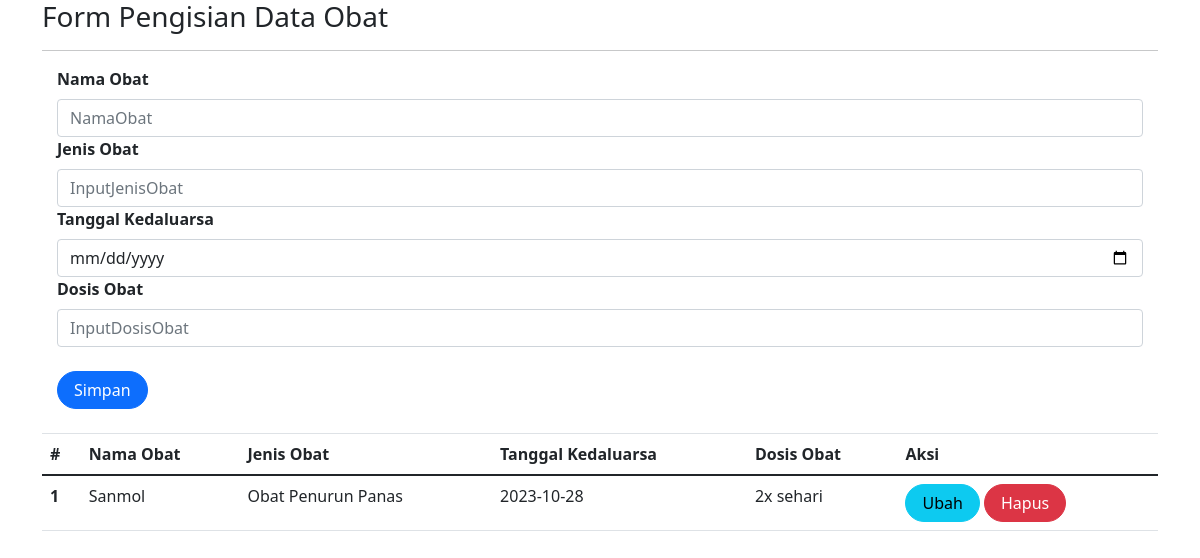
/obat.php, run on the app's committed database.
### tables this page shows
CREATE TABLE `obat` (
  `id` int(10) NOT NULL,
  `nama_obat` varchar(50) DEFAULT NULL,
  `jenis_obat` varchar(50) DEFAULT NULL,
  `tanggal_kedaluarsa` date DEFAULT NULL,
  `dosis_obat` varchar(50) DEFAULT NULL
);

### obat.php (the view, shortened to what this page needs)
<?php
include_once("koneksi.php");
?>
<!DOCTYPE html>
<html lang="en">
<head>
    <link rel="stylesheet" href="assets/css/bootstrap.css">
    <link rel='stylesheet' href='styleku.css'>
    <link href="https://cdn.jsdelivr.net/npm/bootstrap@5.0.2/dist/css/bootstrap.min.css"
    rel="stylesheet"
>
</head>
<body>
<div class="container">
<h3>
</h3>
<hr>
<form class="form" method="POST" action="" name="myForm" onsubmit="return(validate());">
    <?php
    $nama_obat = '';
    $jenis_obat ='';
    $tanggal_kedaluarsa = '';
    $dosis_obat = '';
    ?>
    <div class="col">
        <label for="inputNamaObat" class="form-label fw-bold">
            Nama Obat
        </label>
        <input type="text" class="form-control" name="nama_obat" id="inputNamaObat" placeholder="NamaObat" value="<?php echo $nama_obat ?>">
    </div>
        <div class="col">
            <label for="inputJenisObat" class="form-label fw-bold">
                Jenis Obat
            </label>
            <input type="text" class="form-control" name="jenis_obat" id="inputJenisObat" placeholder="InputJenisObat" value="<?php echo $jenis_obat ?>">
        </div>
        <div class="col">
            <label for="inputTanggalKedaluarsa" class="form-label fw-bold">
                Tanggal Kedaluarsa
            </label>
            <input type="date" class="form-control" name="tanggal_kedaluarsa" id="inputTanggalKedaluarsa" placeholder="InputTanggalKedaluarsa" value="<?php echo $tanggal_kedaluarsa ?>">
        </div>
        <div class="col">
            <label for="inputDosisObat" class="form-label fw-bold">
                Dosis Obat
            </label>
            <input type="text" class="form-control" name="dosis_obat" id="inputDosisObat" placeholder="InputDosisObat" value="<?php echo $dosis_obat ?>">
        </div>
        <br>
        <div class="col">
            <button type="submit" class="btn btn-primary rounded-pill px-3" name="simpan">Simpan</button>
        </div>
</form>
<table class="table table-hover">
    <thead>
        <tr>
            <th scope="col">#</th>
            <th scope="col">Nama Obat</th>
            <th scope="col">Jenis Obat</th>
            <th scope="col">Tanggal Kedaluarsa</th>
            <th scope="col">Dosis Obat</th>
            <th scope="col">Aksi</th>
        </tr>
    </thead>
    <tbody>
        <?php
        $result = mysqli_query(
            $koneksi,"SELECT * FROM obat ORDER BY nama_obat"
            );
        $no = 1;
        foreach ($result as $data){
        ?>
            <tr>
                <th scope="row"><?php echo $no++ ?></th>
                <td><?php echo htmlspecialchars($data['nama_obat']) ?></td>
                <td><?php echo htmlspecialchars($data['jenis_obat']) ?></td>
                <td><?php echo htmlspecialchars($data['tanggal_kedaluarsa']) ?></td>
                <td><?php echo htmlspecialchars($data['dosis_obat']) ?></td>
                <td>
                    <a class="btn btn-info rounded-pill px-3"
                    href="obat.php?id=<?php echo $data['id'] ?>">Ubah
                    </a>
                    <a class="btn btn-danger rounded-pill px-3"
                    href="obat.php?id=<?php echo $data['id'] ?>&aksi=hapus">Hapus
                    </a>
                </td>
            </tr>
        <?php
        }
        ?>
    </tbody>
</table>
</body>
</html>

### styleku.css (style rules this page uses)
body { font-family: 'Poppins', sans-serif; font-size: 16px; line-height: 24px; font-weight: 400; color: #212112; background-position: center; background-repeat: repeat; background-size: 7%; background-color: #fff; overflow-x: hidden; transition: all 200ms linear; }

### data on the page
obat: nama_obat "Sanmol", jenis_obat "Obat Penurun Panas", tanggal_kedaluarsa "2023-10-28", dosis_obat "2x sehari"
